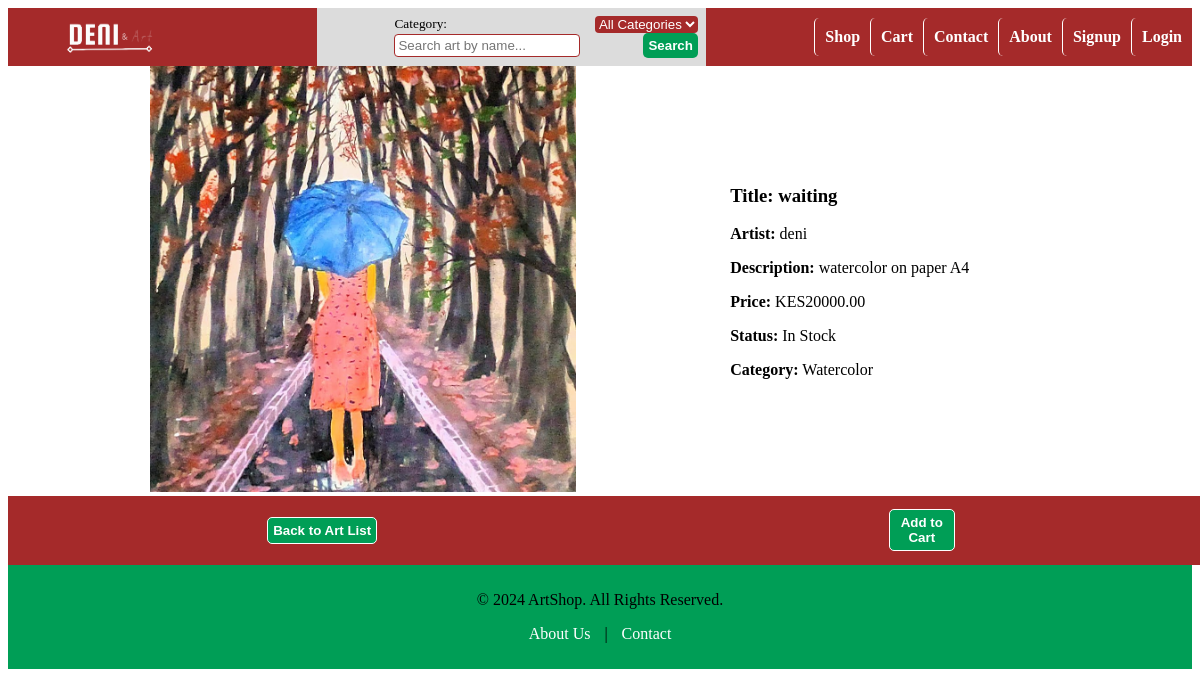
/art/5/, run on the app's committed database.
### art/models.py (models this page shows, shortened)
class Art(models.Model):
    IN_STOCK = 'in_stock'
    SOLD = 'sold'
    STATUS_CHOICES = [
        (IN_STOCK, 'In Stock'),
        (SOLD, 'Sold'),
    ]
    title = models.CharField(max_length=255)
    artist = models.CharField(max_length=255)
    description = models.TextField()
    price = models.DecimalField(max_digits=10, decimal_places=2)
    image = models.ImageField(upload_to='art_images/')
    created_at = models.DateTimeField(auto_now_add=True)
    status = models.CharField(max_length=10, choices=STATUS_CHOICES, default=IN_STOCK)
    category = models.ForeignKey(Category, on_delete=models.SET_NULL, null=True, blank=True, related_name='art_pieces')

class Category(models.Model):
    name = models.CharField(max_length=50, unique=True)
    def __str__(self):
        return self.name

### art/views.py (the view)
# urls.py: path('<int:art_id>/', views.art_detail, name='art_detail'),
def art_detail(request, art_id):
    art = get_object_or_404(Art, id=art_id)
    return render(request, 'art/art_detail.html', {'art': art})

### art/templates/art/art_detail.html (shortened to what this page needs)
{% extends 'art/base.html' %}
{% block content %}
<div class="dartcontainer">
    <div class="dartimage">
        <img src="{{ art.image.url }}" alt="{{ art.title }}" class="dimage">
    </div>
    <div class="artdescription">
        <h3><strong>Title:</strong> {{ art.title }}</h3>
        <p><strong>Artist:</strong> {{ art.artist }}</p>
        <p><strong>Description:</strong> {{ art.description }}</p>
        <p><strong>Price:</strong> KES{{ art.price }}</p>
        <p><strong>Status:</strong> {{ art.get_status_display }}</p>
        <p><strong>Category:</strong> {{ art.category }}</p>
    </div>
</div>
<div class="dbacklink">
    <div class="db">
        <button>
            <a href="{% url 'art:art_list' %}">Back to Art List</a>
        </button>
    </div>
    <div class="db">
        <form action="{% url 'art:add_to_cart' art.id %}" method="post" class="dform">
            <button type="submit">Add to Cart</button>
        </form>
    </div>
</div>
{%endblock%}

### static/art/css/base.css (style rules this page uses)
body { background-color: white; padding: none; text-align: center; }
form { text-align: left; font-size: smaller; padding: 2%; background-color: gainsboro; padding-left: 20%; }
button { background-color: #009E56; border: none; color: white; border-radius: 5px; padding: 5px; font-weight: bold; }
p { color: black; }

### static/art/css/art_detail.css (style rules this page uses)
.dartcontainer { display: flex; flex-direction: row; align-items: center; }
.dartimage { text-align: center; width: 60%; }
.dimage { max-width: 60%; }
.artdescription { padding: 1%; text-align: left; width: 30%; }
.dbacklink { background-color: brown; width: 100%; display: flex; flex-direction: row; justify-content: space-around; padding: 1%; }
.dform { background-color: brown; }
.dbacklink button { border: solid 1px white; text-decoration: none; }
.dbacklink a { text-decoration: none; color: white; }
.db { display: flex; align-items: center; }

### data on the page
Art: image (picture), title "waiting", artist "deni", description "watercolor on paper A4", price "20000.00", status "In Stock", category "Watercolor"
